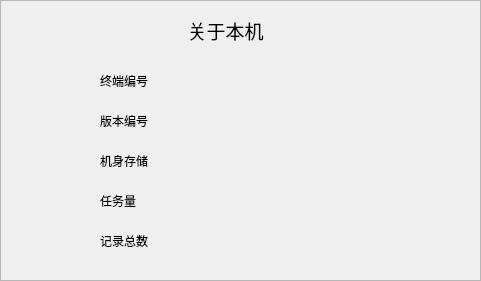
<?xml version="1.0" encoding="UTF-8"?>
<ui version="4.0">
 <class>XtNRDDemo</class>
 <widget class="QWidget" name="XtNRDDemo">
  <property name="geometry">
   <rect>
    <x>0</x>
    <y>0</y>
    <width>481</width>
    <height>281</height>
   </rect>
  </property>
  <property name="windowTitle">
   <string>Form</string>
  </property>
  <widget class="QFrame" name="frame">
   <property name="geometry">
    <rect>
     <x>0</x>
     <y>0</y>
     <width>481</width>
     <height>281</height>
    </rect>
   </property>
   <property name="frameShape">
    <enum>QFrame::StyledPanel</enum>
   </property>
   <property name="frameShadow">
    <enum>QFrame::Raised</enum>
   </property>
   <widget class="QLabel" name="label">
    <property name="geometry">
     <rect>
      <x>140</x>
      <y>20</y>
      <width>171</width>
      <height>21</height>
     </rect>
    </property>
    <property name="font">
     <font>
      <pointsize>14</pointsize>
      <weight>50</weight>
      <bold>false</bold>
     </font>
    </property>
    <property name="text">
     <string>关于本机</string>
    </property>
    <property name="alignment">
     <set>Qt::AlignCenter</set>
    </property>
   </widget>
   <widget class="QLabel" name="label_2">
    <property name="geometry">
     <rect>
      <x>100</x>
      <y>70</y>
      <width>66</width>
      <height>21</height>
     </rect>
    </property>
    <property name="text">
     <string>终端编号</string>
    </property>
   </widget>
   <widget class="QLabel" name="label_3">
    <property name="geometry">
     <rect>
      <x>100</x>
      <y>110</y>
      <width>66</width>
      <height>21</height>
     </rect>
    </property>
    <property name="text">
     <string>版本编号</string>
    </property>
   </widget>
   <widget class="QLabel" name="label_4">
    <property name="geometry">
     <rect>
      <x>100</x>
      <y>150</y>
      <width>66</width>
      <height>21</height>
     </rect>
    </property>
    <property name="text">
     <string>机身存储</string>
    </property>
   </widget>
   <widget class="QLabel" name="label_5">
    <property name="geometry">
     <rect>
      <x>100</x>
      <y>190</y>
      <width>66</width>
      <height>21</height>
     </rect>
    </property>
    <property name="text">
     <string>任务量</string>
    </property>
   </widget>
   <widget class="QLabel" name="label_6">
    <property name="geometry">
     <rect>
      <x>100</x>
      <y>230</y>
      <width>66</width>
      <height>21</height>
     </rect>
    </property>
    <property name="text">
     <string>记录总数</string>
    </property>
   </widget>
   <widget class="QLabel" name="lbTermNo">
    <property name="geometry">
     <rect>
      <x>290</x>
      <y>66</y>
      <width>121</width>
      <height>21</height>
     </rect>
    </property>
    <property name="text">
     <string/>
    </property>
   </widget>
   <widget class="QLabel" name="laVerNo">
    <property name="geometry">
     <rect>
      <x>290</x>
      <y>110</y>
      <width>131</width>
      <height>21</height>
     </rect>
    </property>
    <property name="text">
     <string/>
    </property>
   </widget>
   <widget class="QLabel" name="laRam">
    <property name="geometry">
     <rect>
      <x>290</x>
      <y>150</y>
      <width>121</width>
      <height>21</height>
     </rect>
    </property>
    <property name="text">
     <string/>
    </property>
   </widget>
   <widget class="QLabel" name="laTaskV">
    <property name="geometry">
     <rect>
      <x>290</x>
      <y>190</y>
      <width>121</width>
      <height>21</height>
     </rect>
    </property>
    <property name="text">
     <string/>
    </property>
   </widget>
   <widget class="QLabel" name="laRecordV">
    <property name="geometry">
     <rect>
      <x>290</x>
      <y>230</y>
      <width>121</width>
      <height>21</height>
     </rect>
    </property>
    <property name="text">
     <string/>
    </property>
   </widget>
  </widget>
 </widget>
 <resources/>
 <connections/>
</ui>
